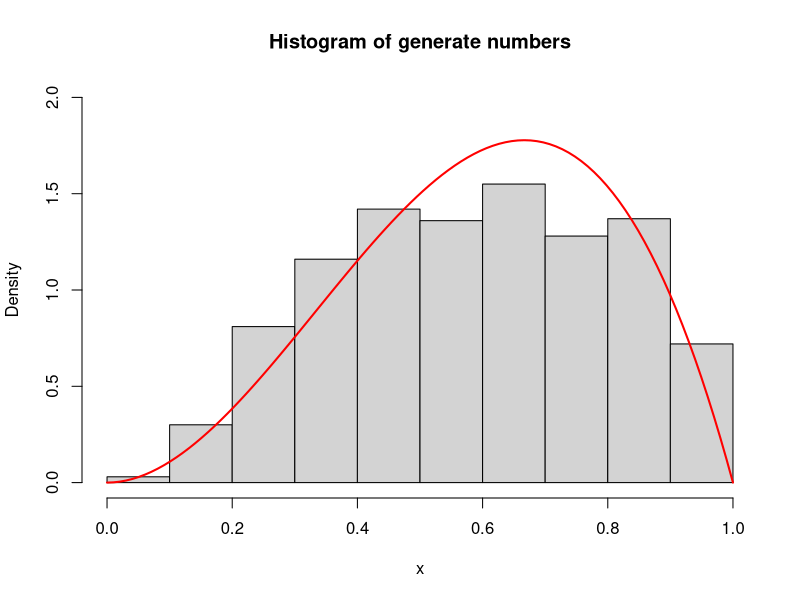

R code for this plot:
## ---- chunk 1
##load packages
library(knitr)
###settings for R chunks
knitr::opts_chunk$set(echo=TRUE,
               message=FALSE,
               warning = TRUE,
               results='asis') #echo: whether prints the R code; message: whether shows the message outputs; warning: whether shows the warning messages; results: whether contain ## in front of the R output # nolint
## ---- chunk 2
rm(list=ls())
n = 1000
c = 9/16

N = n/c
z = runif(N)
w = runif(N)

accept.index = which(w <= 12*z^2*(1-z))
prex = z[accept.index]
x = prex[1:n]
## ---- chunk 3
hist(x, main="Histogram of generate numbers", prob=TRUE, ylim=c(0,2))
xfit = seq(0,1, length.out = 100)
lines(xfit, 12*xfit^2*(1-xfit), col="red", lwd=2)
